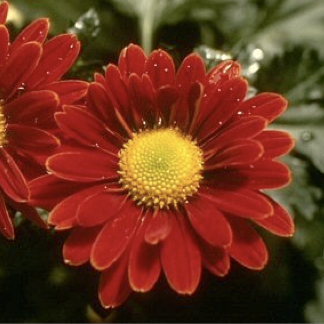
%> input picture fleur.png, 324 x 324 px
$ octave manipulation_images.m   (GNU Octave 9; MATLAB toolbox functions it lacks are replaced by stand-ins)
%> lines starting %> are read from the running program, lines starting %| are printed output that depends on the picture; in (x1, y1, x2, y2) boxes, pixels count from 0 and x2, y2 are one past the last pixel; in counts of white or black regions, pixels touching at a corner belong together; the program's own positions count from 1
%% Atelier 1 - Manipulation des images

clear
clc
close all

%% -----------------------------
% Read the image
%% -----------------------------

F = imread('fleur.png');
%> F is the input picture: size 324x324x3 uint8; mean R, G, B 108.6, 53.1, 30

figure;
subplot(2,2,1);
imshow(F);
title('Original Image');

%% -----------------------------
% Separate RGB channels
%% -----------------------------

subplot(2,2,2);
imshow(F(:,:,1));
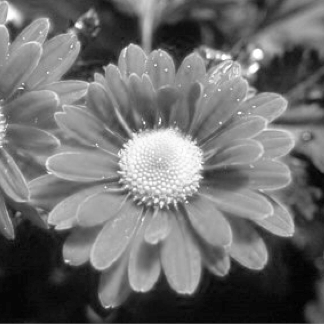
%> displayed picture: size 324x324, on the screen's scale of 0 to 255; min 0, max 255, mean 108.6
title('Red Component');

subplot(2,2,3);
imshow(F(:,:,2));
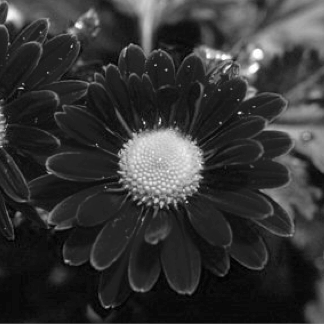
%> displayed picture: size 324x324, on the screen's scale of 0 to 255; min 0, max 255, mean 53.1
title('Green Component');

subplot(2,2,4);
imshow(F(:,:,3));
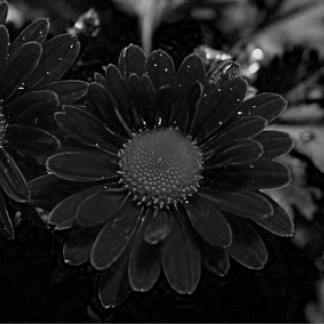
%> displayed picture: size 324x324, on the screen's scale of 0 to 255; min 0, max 230, mean 30
title('Blue Component');

%% -----------------------------
% Swap Red and Green channels
%% -----------------------------

F2 = F;
F2(:,:,1) = F(:,:,2);   % Replace Red with Green
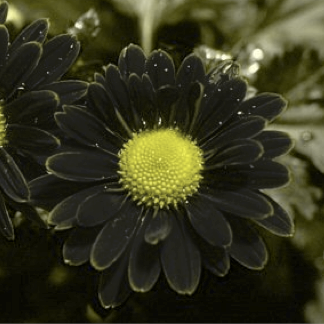
%> F2: size 324x324x3 uint8; mean R, G, B 53.1, 53.1, 30
F2(:,:,2) = F(:,:,1);   % Replace Green with Red
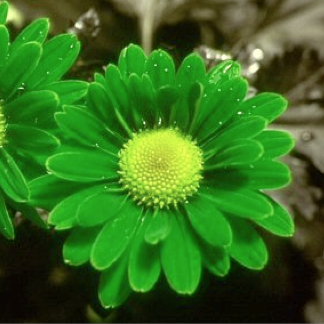
%> F2: size 324x324x3 uint8; mean R, G, B 53.1, 108.6, 30

figure;
imshow(F2);
title('Red and Green Swapped');

%% -----------------------------
% Convert to grayscale
%% -----------------------------

G = rgb2gray(F);

figure;
imshow(G);
title('Grayscale Image');

%% -----------------------------
% Spatial downsampling (factor 4)
%% -----------------------------

G_sub = G(1:4:end , 1:4:end);
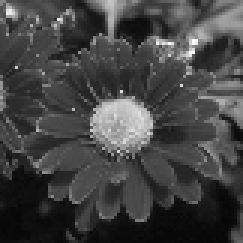
%> G_sub: size 81x81 uint8 (shown 3 times larger); min 6, max 252, mean 67.1

figure;
imshow(G_sub);
title('Downsampled x4');

%% -----------------------------
% Quantization with N = 2 levels
%% -----------------------------

N = 2;
delta = 256 / N;

G_quant = floor(double(G_sub) / delta) * delta;
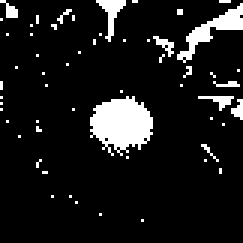
%> G_quant: size 81x81 double (shown 3 times larger); values 0 (black) and 128 (white), 9.8% white; 57 white regions (52 under 20 px), largest, box (x1, y1, x2, y2) and area: (30, 32, 51, 52) 285, (59, 1, 81, 21) 123, (32, 0, 42, 14) 52, (66, 32, 78, 37) 25, (51, 12, 58, 19) 20
G_quant = uint8(G_quant);

figure;
imshow(G_quant,[0 255]);
title('Quantized Image (N = 2)');

$ run again, with 4.png copied over fleur.png
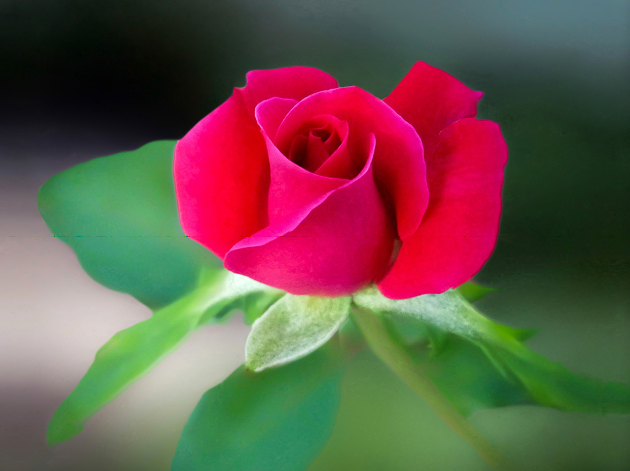
%> input picture 4.png, 630 x 471 px
%> F is the input picture: size 471x630x3 uint8; mean R, G, B 104.5, 84.3, 73.8
%> `G = rgb2gray(F);`:
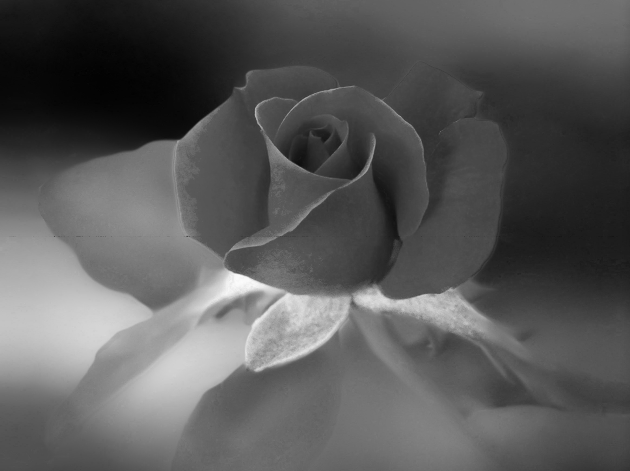
%> G: size 471x630 uint8; min 2, max 251, mean 89.1
%> `G_quant = floor(double(G_sub) / delta) * delta;`:
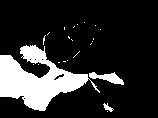
%> G_quant: size 118x158 double; values 0 (black) and 128 (white), 17.7% white; 23 white regions (20 under 20 px), largest, box (x1, y1, x2, y2) and area: (0, 45, 100, 111) 2976, (89, 72, 124, 85) 221, (103, 103, 114, 112) 44
